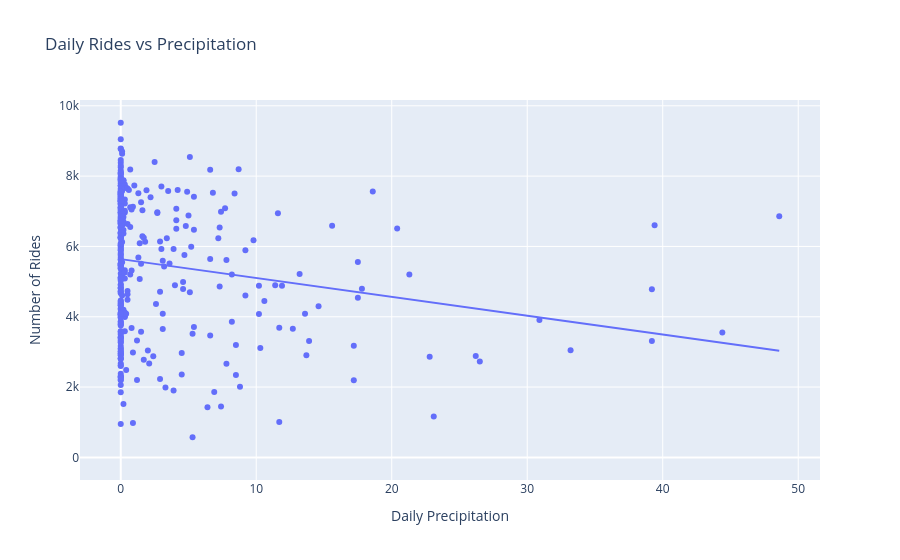

The code cell stored with this chart in its notebook:
### Markdown cell above
#### Rides and Precipitation

### Code cell
fig = px.scatter(
    bike_weather_daily,
    x="precipitation_sum",
    y="number_of_rides",
    trendline="ols",
    title="Daily Rides vs Precipitation"
)

fig.update_layout(
    xaxis_title="Daily Precipitation",
    yaxis_title="Number of Rides"
)

fig.show()

### Figure 1 — Plotly figure (JSON) as saved in the notebook; plotly's stock layout.template omitted (floating-point values rounded to 4 significant figures; data arrays with more than 128 entries replaced by an {"elided": "..."} marker saying what was removed)
{"data": [{"hovertemplate": "precipitation_sum=%{x}<br>number_of_rides=%{y}<extra></extra>", "legendgroup": "", "marker": {"color": "#636efa", "symbol": "circle"}, "mode": "markers", "name": "", "orientation": "v", "showlegend": false, "type": "scatter", "x": {"elided": "366 float values"}, "xaxis": "x", "y": {"elided": "366 int values"}, "yaxis": "y"}, {"hovertemplate": "<b>OLS trendline</b><br>number_of_rides = -53.6061 * precipitation_sum + 5639.11<br>R<sup>2</sup>=0.038025<br><br>precipitation_sum=%{x}<br>number_of_rides=%{y} <b>(trend)</b><extra></extra>", "legendgroup": "", "marker": {"color": "#636efa", "symbol": "circle"}, "mode": "lines", "name": "", "showlegend": false, "type": "scatter", "x": {"elided": "365 float values"}, "xaxis": "x", "y": {"elided": "365 float values"}, "yaxis": "y"}], "layout": {"legend": {"tracegroupgap": 0}, "title": {"text": "Daily Rides vs Precipitation"}, "xaxis": {"anchor": "y", "domain": [0, 1], "title": {"text": "Daily Precipitation"}}, "yaxis": {"anchor": "x", "domain": [0, 1], "title": {"text": "Number of Rides"}}}}
